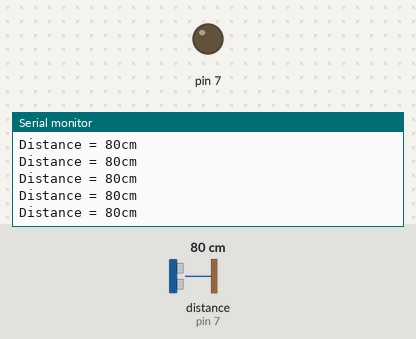
A sketch run on a simulated Arduino Uno, built with avr-gcc and run on an emulated ATmega328P. Shown: output pins drawn as LEDs (lit = HIGH), the last lines printed to the serial monitor. The test bench sets the inputs (shaded band); at power-on: distance to the obstacle (sensor on pin 7) 80 cm. The echo pulse lasts 58.3 µs per cm.

Above: at 1.2 s.
1.3 s: distance to the obstacle (sensor on pin 7) set to 2 cm
At 1.32 s:
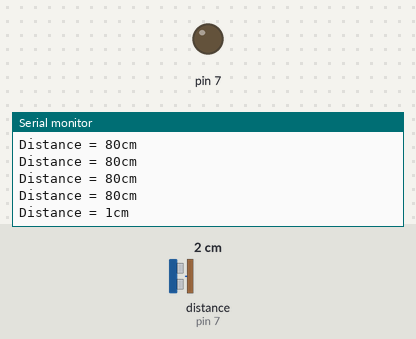
2.8 s: distance to the obstacle (sensor on pin 7) set to 4 cm
At 2.89 s:
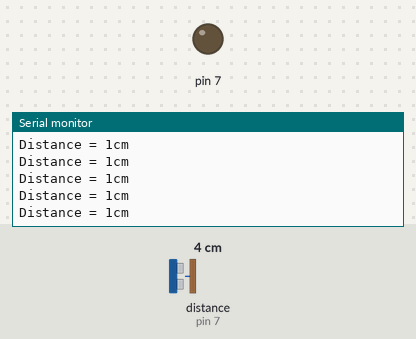
4.3 s: distance to the obstacle (sensor on pin 7) set to 60 cm
At 4.36 s:
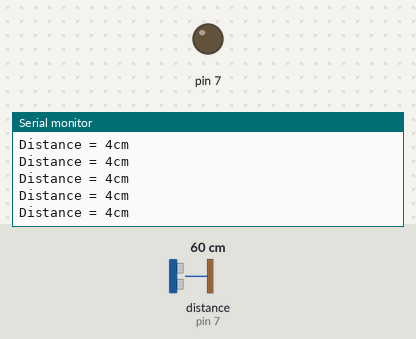
Timing chart, 0 to 7.3 s (numbered marks = the images above; inputs shaded):
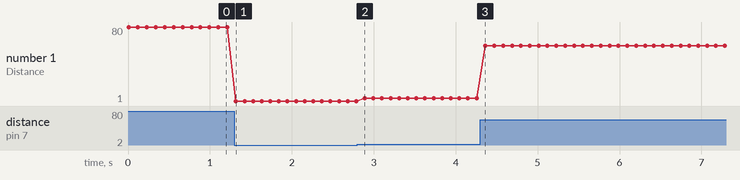

The sketch:

Ultrasonic_Basic_4_1.ino
```cpp
int distance = 0;
long readUltrasonicDistance(int sig)
{
  pinMode(sig, OUTPUT); //clear trigger
  digitalWrite(sig,0);
  delay(2);
  // set the signal pin HIGH
  digitalWrite(sig,1);
  delay(2);
  digitalWrite(sig,0);
  pinMode(sig, INPUT);


//read the sig pin and return the time in millisecond
  return pulseIn(sig, 1);
}
void setup()
{
  pinMode(7, INPUT);
  Serial.begin(9600);
}

void loop()
{
    // calculate the distance
  distance = readUltrasonicDistance(7) * 0.03446/2; //speed of sound wave is considered and it is divided by 2 sincvesince it is two and fro
  // display the output on serial monitor
  Serial.print("Distance = ");
  Serial.print(distance);
  Serial.println("cm");
  delay(100);
  }
```

Measured:
- after the input at 1.3 s, the serial monitor: prints a new line at once (image 1)
- plotted number 1: 80 → 1 after the input at 1.3 s, 1 → 4 after the input at 2.8 s, 4 → 60 after the input at 4.3 s
